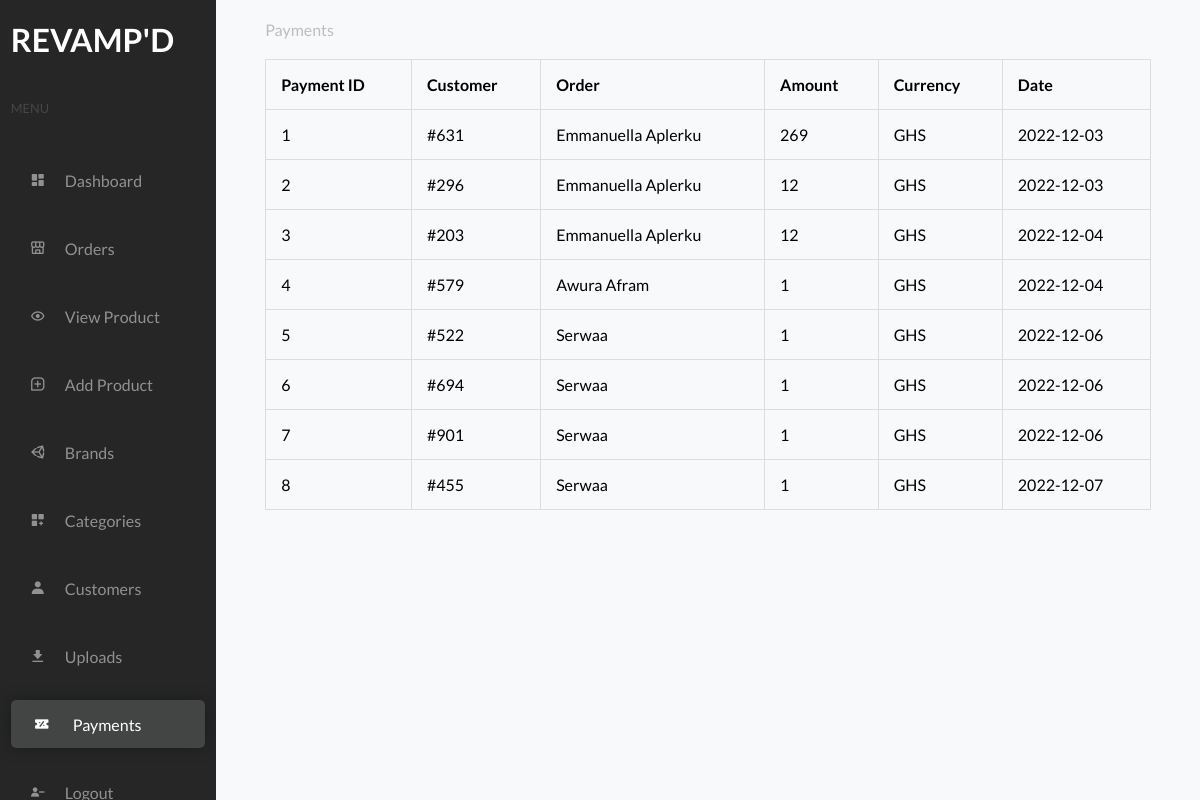
The app's page /admin/admin_payments.php (signed in) with its own data.
### tables this page shows
CREATE TABLE `payment` (
  `pay_id` int(11) NOT NULL,
  `amt` double NOT NULL,
  `customer_id` int(11) NOT NULL,
  `order_id` int(11) NOT NULL,
  `currency` text NOT NULL,
  `payment_date` date NOT NULL
);

CREATE TABLE `orders` (
  `order_id` int(11) NOT NULL,
  `customer_id` int(11) NOT NULL,
  `invoice_no` int(11) NOT NULL,
  `order_date` date NOT NULL,
  `order_status` varchar(100) NOT NULL
);

CREATE TABLE `customer` (
  `customer_id` int(11) NOT NULL,
  `customer_name` varchar(100) NOT NULL,
  `customer_email` varchar(50) NOT NULL,
  `customer_pass` varchar(150) NOT NULL,
  `customer_country` varchar(30) NOT NULL,
  `customer_city` varchar(30) NOT NULL,
  `customer_contact` varchar(15) NOT NULL,
  `customer_image` varchar(100) DEFAULT NULL,
  `user_role` int(11) NOT NULL
);

### controllers/cart_controller.php (called while the page is built, shortened)
<?php
include_once dirname(__FILE__) . '/../classes/cart_class.php';
function select_payment_admin_controller()
{
    $cart_instance = new cart_class();
    return $cart_instance->select_payment_admin();
}
?>

### settings/db_class.php (called while the page is built, shortened)
<?php
class db_connection
{
	public $db = null;
	public $results = null;
	function db_connect(){
		$this->db = mysqli_connect(SERVERNAME,HOSTNAME,PASSWORD,DATABASE);
		if (mysqli_connect_errno()) {
			return false;
		}else{
			return true;
		}
	}
	function db_query($sqlQuery){
		$this->results = mysqli_query($this->db,$sqlQuery);
		if ($this->results == false) {
			return false;
		}else{
			return true;
		}
	}
	function db_fetch_all($sql){
		if(!$this->db_query($sql)){
			return false;
		}
		return mysqli_fetch_all($this->results, MYSQLI_ASSOC);
	}
}
?>

### classes/cart_class.php (called while the page is built, shortened)
<?php
include_once dirname(__FILE__) . '/../settings/db_class.php';
class cart_class extends db_connection
{
    function select_payment_admin()
    {
        return $this->db_fetch_all("select customer.customer_name, orders.order_id, orders.invoice_no, orders.order_date, orders.order_status, payment.amt, payment.currency, payment.payment_date, payment.pay_id from payment join orders on (orders.order_id = payment.order_id) join customer on (customer.customer_id = payment.customer_id) ");
    }
}
?>

### admin/admin_payments.php (the view, shortened to what this page needs)
<?php
include_once (dirname(__FILE__)) . '/../controllers/cart_controller.php';
$payments = select_payment_admin_controller();
if (isset($_SESSION['role']) == '1') {
?>
    <!DOCTYPE html>
    <html lang="en">
    <head>
        <link rel="stylesheet" href="../css/admin.css">
        <link href='https://unpkg.com/boxicons@2.1.4/css/boxicons.min.css' rel='stylesheet'>
    </head>
    <body>
        <div class="us_container">
        <div class="sidebar">
                <div class="content">
                    <div class="logo" style="padding: 20px 0; color:white;">
                        <h1>REVAMP'D</h1>
                    </div>
                    <p class="sm">Menu</p>
                    <div class="menuItems">
                        <a href="./admin_main.php" class="menuItem">
                            <div class="icon">
                                <i class='bx bxs-dashboard'></i>
                            </div>
                            <p class="m_name">Dashboard</p>
                        </a>
                        <a href="./admin_orders.php" class="menuItem">
                            <div class="icon">
                                <i class='bx bx-store-alt'></i>
                            </div>
                            <p class="m_name">Orders</p>
                        </a>
                        <a href="./admin_viewproduct.php" class="menuItem">
                            <div class="icon">
                                <i class='bx bx-show'></i>
                            </div>
                            <p class="m_name">View Product</p>
                        </a>
                        <a href="./admin_addproducts.php" class="menuItem">
                            <div class="icon">
                                <i class='bx bx-message-square-add'></i>
                            </div>
                            <p class="m_name">Add Product</p>
                        </a>
                        <a href="./admin_brands.php" class="menuItem">
                            <div class="icon">
                                <i class='bx bxl-unity'></i>
                            </div>
                            <p class="m_name">Brands</p>
                        </a>
                        <a href="./admin_categories.php" class="menuItem">
                            <div class="icon">
                                <i class='bx bxs-customize'></i>
                            </div>
                            <p class="m_name">Categories</p>
                        </a>
                        <a href="./admin_customers.php" class="menuItem">
                            <div class="icon">
                                <i class='bx bxs-user'></i>
                            </div>
                            <p class="m_name">Customers</p>
                        </a>
                        <a href="./admin_customer_uploads.php" class="menuItem">
                            <div class="icon">
                                <i class='bx bxs-download'></i>
                            </div>
                            <p class="m_name">Uploads</p>
                        </a>
                        <a href="./admin_payments.php" class="menuItem active">
                            <div class="icon">
                                <i class='bx bxs-discount'></i>
                            </div>
                            <p class="m_name">Payments</p>
                        </a>
                        <a href="../Login/logout.php" class="menuItem">
                            <div class="icon">
                                <i class='bx bxs-user-minus'></i>
                            </div>
                            <p class="m_name">Logout</p>
                        </a>
                    </div>
                </div>
            </div>
            <div class="side-content">
                <div class="content">
                    <div class="heading">
                        <p>Payments</p>
                    </div>
                    <div class="table">
                        <table>
                            <tr>
                                <th>Payment ID</th>
                                <th>Customer</th>
                                <th>Order</th>
                                <th>Amount</th>
                                <th>Currency</th>
                                <th>Date</th>
                            </tr>
                            <?php
                            foreach ($payments as $payment) {
                            ?>
                                <tr>
                                    <td><?php echo $payment['pay_id']; ?></td>
                                    <td>#<?php echo $payment['invoice_no']; ?></td>
                                    <td><?php echo $payment['customer_name'] ?></td>
                                    <td><?php echo $payment['amt'] / (10 ** 2) ?></td>
                                    <td><?php echo $payment['currency']; ?></td>
                                    <td><?php echo $payment['payment_date']; ?></td>
                                </tr>
                            <?php
                            }
                            ?>
                        </table>
                    </div>
                </div>
            </div>
        </div>
    </body>
    </html>
   <?php
}

### css/admin.css (style rules this page uses)
* { margin: 0; padding: 0; -webkit-box-sizing: border-box; box-sizing: border-box; }
html { height: 100%; scroll-behavior: smooth; }
body { height: 100%; font-family: 'Lato', sans-serif; background-color: #f8f9fa; font-size: 16px; }
.us_container { height: 100%; display: -webkit-box; display: -ms-flexbox; display: flex; -webkit-box-align: center; -ms-flex-align: center; align-items: center; -webkit-box-orient: horizontal; -webkit-box-direction: normal; -ms-flex-direction: row; flex-direction: row; -webkit-box-pack: start; -ms-flex-pack: start; justify-content: flex-start; position: relative; }
.us_container .sidebar { width: 18%; height: 100%; position: fixed; overflow: scroll; background-color: #262626; display: -webkit-box; display: -ms-flexbox; display: flex; -webkit-box-align: center; -ms-flex-align: center; align-items: center; -webkit-box-orient: vertical; -webkit-box-direction: normal; -ms-flex-direction: column; flex-direction: column; -webkit-box-pack: center; -ms-flex-pack: center; justify-content: center; }
.us_container .sidebar .content { width: 90%; margin: auto; height: 100%; }
.us_container .sidebar .content .logo { width: 50%; height: 5em; }
.us_container .sidebar .content .sm { padding: 20px 0; color: #494949ea; text-transform: uppercase; font-size: 0.8rem; }
.us_container .sidebar .content .menuItems { margin: 0px 0; position: relative; }
.us_container .sidebar .content .menuItems .menuItem { width: 100%; height: 3em; margin: 20px 0; padding: 20px 0; border-radius: 5px; color: #9c9b9bea; cursor: pointer; text-decoration: none; display: -webkit-box; display: -ms-flexbox; display: flex; -webkit-box-align: center; -ms-flex-align: center; align-items: center; -webkit-box-orient: horizontal; -webkit-box-direction: normal; -ms-flex-direction: row; flex-direction: row; -webkit-box-pack: start; -ms-flex-pack: start; justify-content: flex-start; }
.us_container .sidebar .content .menuItems .menuItem .icon { height: 1.5em; width: 1.5em; margin: 0 15px; display: flex; align-items: center; justify-content: center; }
.us_container .sidebar .content .menuItems .menuItem.active { color: #fff; background-color: #f8f9fa23; -webkit-box-shadow: 0px 0px 15px rgba(0, 0, 0, 0.315); box-shadow: 0px 0px 15px rgba(0, 0, 0, 0.315); }
.us_container .sidebar .content .menuItems .menuItem.active .icon { height: 2em; width: 2em; margin: 0 15px; }
.us_container .side-content { width: 82%; height: 100%; margin-left: 18%; }
.us_container .side-content .content { width: 90%; margin: auto; padding: 20px 0; height: 100%; }
.us_container .side-content .content .heading p { color: #26262648; }
.us_container .side-content .table { margin: 20px 0; width: 100%; }
.us_container .side-content .table table, .us_container .side-content .table td, .us_container .side-content .table th { border: 1px solid #ddd; text-align: left; }
.us_container .side-content .table table { border-collapse: collapse; width: 100%; }
.us_container .side-content .table th, .us_container .side-content .table td { padding: 15px; }

### records on screen
payment: pay_id "1", order.invoice_no "631", customer.customer_name "Emmanuella Aplerku", $payment['amt']/(10**2) "269", currency "GHS", payment_date "2022-12-03"
payment: pay_id "2", order.invoice_no "296", customer.customer_name "Emmanuella Aplerku", $payment['amt']/(10**2) "12", currency "GHS", payment_date "2022-12-03"
payment: pay_id "3", order.invoice_no "203", customer.customer_name "Emmanuella Aplerku", $payment['amt']/(10**2) "12", currency "GHS", payment_date "2022-12-04"
payment: pay_id "4", order.invoice_no "579", customer.customer_name "Awura Afram", $payment['amt']/(10**2) "1", currency "GHS", payment_date "2022-12-04"
payment: pay_id "5", order.invoice_no "522", customer.customer_name "Serwaa", $payment['amt']/(10**2) "1", currency "GHS", payment_date "2022-12-06"
payment: pay_id "6", order.invoice_no "694", customer.customer_name "Serwaa", $payment['amt']/(10**2) "1", currency "GHS", payment_date "2022-12-06"
payment: pay_id "7", order.invoice_no "901", customer.customer_name "Serwaa", $payment['amt']/(10**2) "1", currency "GHS", payment_date "2022-12-06"
payment: pay_id "8", order.invoice_no "455", customer.customer_name "Serwaa", $payment['amt']/(10**2) "1", currency "GHS", payment_date "2022-12-07"
